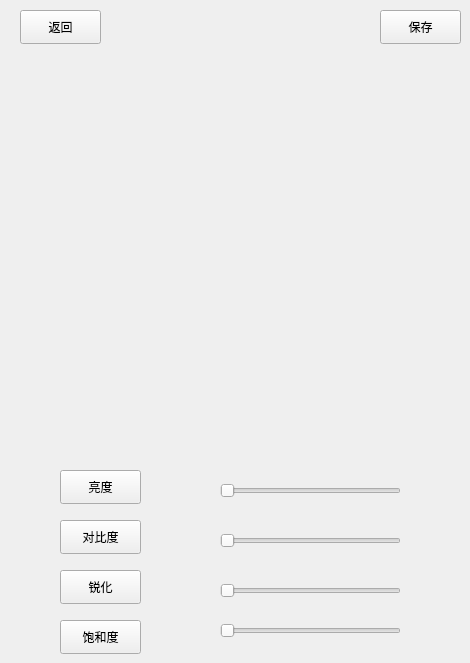
   <widget class="QWidget" name="enhaceInterface">
    <widget class="QPushButton" name="backFromEnhance">
     <property name="geometry">
      <rect>
       <x>20</x>
       <y>10</y>
       <width>81</width>
       <height>34</height>
      </rect>
     </property>
     <property name="text">
      <string>返回</string>
     </property>
    </widget>
    <widget class="QPushButton" name="saveFromEnhance">
     <property name="geometry">
      <rect>
       <x>380</x>
       <y>10</y>
       <width>81</width>
       <height>34</height>
      </rect>
     </property>
     <property name="text">
      <string>保存</string>
     </property>
    </widget>
    <widget class="QLabel" name="enhancePhoto">
     <property name="geometry">
      <rect>
       <x>30</x>
       <y>80</y>
       <width>411</width>
       <height>341</height>
      </rect>
     </property>
     <property name="text">
      <string/>
     </property>
    </widget>
    <widget class="QPushButton" name="liangdu">
     <property name="geometry">
      <rect>
       <x>60</x>
       <y>470</y>
       <width>81</width>
       <height>34</height>
      </rect>
     </property>
     <property name="text">
      <string>亮度</string>
     </property>
    </widget>
    <widget class="QPushButton" name="duibidu">
     <property name="geometry">
      <rect>
       <x>60</x>
       <y>520</y>
       <width>81</width>
       <height>34</height>
      </rect>
     </property>
     <property name="text">
      <string>对比度</string>
     </property>
    </widget>
    <widget class="QPushButton" name="ruihua">
     <property name="geometry">
      <rect>
       <x>60</x>
       <y>570</y>
       <width>81</width>
       <height>34</height>
      </rect>
     </property>
     <property name="text">
      <string>锐化</string>
     </property>
    </widget>
    <widget class="QPushButton" name="baohedu">
     <property name="geometry">
      <rect>
       <x>60</x>
       <y>620</y>
       <width>81</width>
       <height>34</height>
      </rect>
     </property>
     <property name="text">
      <string>饱和度</string>
     </property>
    </widget>
    <widget class="QSlider" name="liangduSlider">
     <property name="geometry">
      <rect>
       <x>220</x>
       <y>480</y>
       <width>181</width>
       <height>21</height>
      </rect>
     </property>
     <property name="orientation">
      <enum>Qt::Horizontal</enum>
     </property>
    </widget>
    <widget class="QSlider" name="duibiduSlider">
     <property name="geometry">
      <rect>
       <x>220</x>
       <y>530</y>
       <width>181</width>
       <height>21</height>
      </rect>
     </property>
     <property name="orientation">
      <enum>Qt::Horizontal</enum>
     </property>
    </widget>
    <widget class="QSlider" name="ruihuaSlider">
     <property name="geometry">
      <rect>
       <x>220</x>
       <y>580</y>
       <width>181</width>
       <height>21</height>
      </rect>
     </property>
     <property name="orientation">
      <enum>Qt::Horizontal</enum>
     </property>
    </widget>
    <widget class="QSlider" name="baoheduSlider">
     <property name="geometry">
      <rect>
       <x>220</x>
       <y>620</y>
       <width>181</width>
       <height>21</height>
      </rect>
     </property>
     <property name="orientation">
      <enum>Qt::Horizontal</enum>
     </property>
    </widget>
   </widget>
